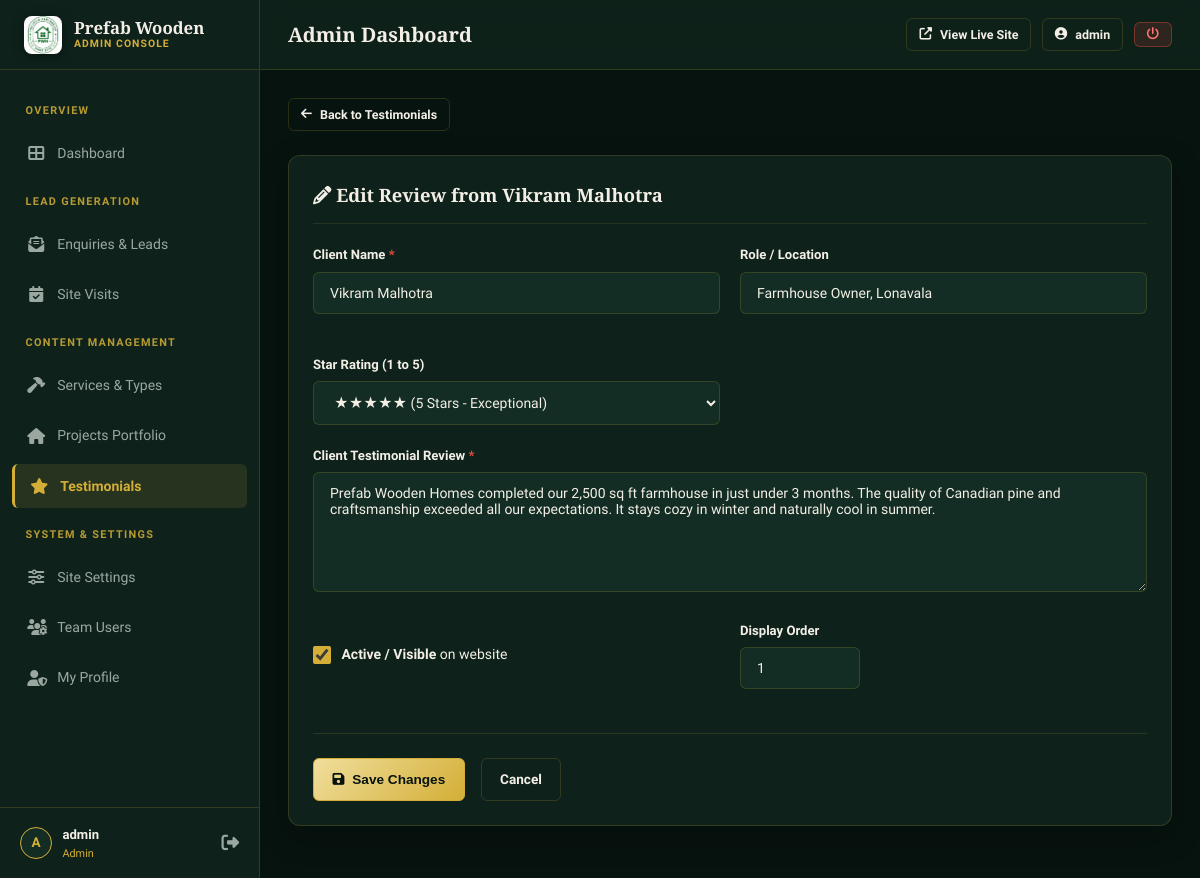
The app's page /admin/testimonial-edit.php?id=1 (signed in) with its own data.
### tables this page shows
CREATE TABLE IF NOT EXISTS `testimonials` (
    `id` INT UNSIGNED AUTO_INCREMENT PRIMARY KEY,
    `client_name` VARCHAR(100) NOT NULL,
    `client_role` VARCHAR(100) DEFAULT NULL,
    `testimonial_text` TEXT NOT NULL,
    `rating` TINYINT UNSIGNED DEFAULT 5,
    `is_active` TINYINT(1) DEFAULT 1,
    `sort_order` INT DEFAULT 0,
    `created_at` DATETIME NOT NULL DEFAULT CURRENT_TIMESTAMP
);

### includes/functions.php (called while the page is built, shortened)
<?php
function url(string $path = ''): string {
    $trimmed = ltrim($path, '/');
    return BASE_PATH . ($trimmed !== '' ? '/' . $trimmed : '/');
}

### admin/testimonial-edit.php (the view, shortened to what this page needs)
<?php
require_once __DIR__ . '/includes/admin-header.php';
$testimonialId = (int)($_GET['id'] ?? 0);
$isEditing = $testimonialId > 0;
$item = [
    'client_name' => '',
    'client_role' => '',
    'testimonial_text' => '',
    'rating' => 5,
    'sort_order' => 0,
    'is_active' => 1
];
try {
    $db = Database::getConnection();
    if ($isEditing) {
        $stmt = $db->prepare("SELECT * FROM testimonials WHERE id = :id LIMIT 1");
        $stmt->execute(['id' => $testimonialId]);
        $existing = $stmt->fetch();
        if ($existing) {
            $item = $existing;
        } else {
            setFlash('error', 'Testimonial not found.');
            header('Location: ' . url('admin/testimonials.php'));
            exit;
        }
    }
} catch (\Throwable $e) {
    $error = 'Database error: ' . $e->getMessage();
}
?>
<div style="margin-bottom: 1.5rem;">
    <a href="<?= url('admin/testimonials.php') ?>" class="adm-btn adm-btn--outline adm-btn--sm">
        <i class="fas fa-arrow-left"></i> Back to Testimonials
    </a>
</div>
<div class="adm-card">
    <div class="adm-card__header">
        <h2 class="adm-card__title">
            <i class="fas fa-<?= $isEditing ? 'pencil-alt' : 'plus-circle' ?>"></i>
            <?= $isEditing ? 'Edit Review from ' . htmlspecialchars($item['client_name']) : 'Add New Client Review' ?>
        </h2>
    </div>
    <form method="POST" action="">
        <div class="adm-form-grid">
            <div class="adm-form-group">
                <label for="clientName" class="adm-form-label">Client Name <span class="req">*</span></label>
                <input type="text" id="clientName" name="client_name" class="adm-input" required placeholder="e.g. Vikram Malhotra" value="<?= htmlspecialchars($item['client_name']) ?>">
            </div>
            <div class="adm-form-group">
                <label for="clientRole" class="adm-form-label">Role / Location</label>
                <input type="text" id="clientRole" name="client_role" class="adm-input" placeholder="e.g. Farmhouse Owner, Lonavala" value="<?= htmlspecialchars($item['client_role']) ?>">
            </div>
            <div class="adm-form-group">
                <label for="clientRating" class="adm-form-label">Star Rating (1 to 5)</label>
                <select id="clientRating" name="rating" class="adm-select">
                    <option value="5" <?= (int)$item['rating'] === 5 ? 'selected' : '' ?>>★★★★★ (5 Stars - Exceptional)</option>
                </select>
            </div>
        </div>
        <div class="adm-form-group">
            <label for="reviewText" class="adm-form-label">Client Testimonial Review <span class="req">*</span></label>
            <textarea id="reviewText" name="testimonial_text" class="adm-textarea" required placeholder="Write the client's verified quote and feedback..."><?= htmlspecialchars($item['testimonial_text']) ?></textarea>
        </div>
        <div class="adm-form-grid" style="align-items: center;">
            <div class="adm-form-group">
                <label class="adm-form-check">
                    <input type="checkbox" name="is_active" value="1" <?= $item['is_active'] ? 'checked' : '' ?>>
                    <span><strong>Active / Visible</strong> on website</span>
                </label>
            </div>
            <div class="adm-form-group">
                <label for="sortOrder" class="adm-form-label">Display Order</label>
                <input type="number" id="sortOrder" name="sort_order" class="adm-input" value="<?= (int)$item['sort_order'] ?>" style="max-width: 120px;">
            </div>
        </div>
        <div style="display: flex; gap: 1rem; margin-top: 1.5rem; border-top: 1px solid rgba(212, 175, 55, 0.15); padding-top: 1.5rem;">
            <button type="submit" class="adm-btn adm-btn--primary">
                <i class="fas fa-save"></i> <?= $isEditing ? 'Save Changes' : 'Save Testimonial' ?>
            </button>
            <a href="<?= url('admin/testimonials.php') ?>" class="adm-btn adm-btn--outline">Cancel</a>
        </div>
    </form>
</div>
<?php require_once __DIR__ . '/includes/admin-footer.php'; ?>

### admin/assets/css/admin.css (style rules this page uses)
:root { --adm-bg: #07130F; --adm-surface: #0E221B; --adm-surface-alt: #132D24; --adm-border: rgba(212, 175, 55, 0.18); --adm-border-hover: rgba(212, 175, 55, 0.4); --adm-text: #F3EFE6; --adm-text-muted: #9BA8A1; --adm-gold: #D4AF37; --adm-gold-light: #F0DE9C; --adm-gold-glow: rgba(212, 175, 55, 0.25); --adm-success: #2ECC71; --adm-warning: #E67E22; --adm-danger: #E74C3C; --adm-info: #3498DB; --adm-sidebar-w: 260px; --adm-header-h: 70px; --adm-radius: 12px; --adm-radius-sm: 6px; --adm-radius-pill: 9999px; --adm-transition: 0.25s cubic-bezier(0.2, 0.8, 0.2, 1); --font-sans: 'Plus Jakarta Sans', -apple-system, BlinkMacSystemFont, 'Segoe UI', Roboto, sans-serif; --font-serif: 'Playfair Display', Georgia, serif; }
*, *::before, *::after { box-sizing: border-box; margin: 0; padding: 0; }
body { font-family: var(--font-sans); background-color: var(--adm-bg); color: var(--adm-text); min-height: 100vh; display: flex; overflow-x: hidden; line-height: 1.6; }
a { color: inherit; text-decoration: none; }
.adm-card { background: var(--adm-surface); border: 1px solid var(--adm-border); border-radius: var(--adm-radius); padding: 1.5rem; margin-bottom: 1.5rem; box-shadow: 0 10px 30px rgba(0, 0, 0, 0.25); width: 100%; max-width: 100%; min-width: 0; box-sizing: border-box; overflow: hidden; }
.adm-card__header { display: flex; align-items: center; justify-content: space-between; flex-wrap: wrap; gap: 0.85rem; margin-bottom: 1.25rem; padding-bottom: 0.85rem; border-bottom: 1px solid rgba(212, 175, 55, 0.12); }
.adm-card__title { font-family: var(--font-serif); font-size: 1.15rem; font-weight: 700; color: var(--adm-text); }
.adm-btn { display: inline-flex; align-items: center; gap: 0.5rem; padding: 0.6rem 1.15rem; font-size: 0.85rem; font-weight: 600; border-radius: var(--adm-radius-sm); border: 1px solid transparent; cursor: pointer; transition: all var(--adm-transition); text-decoration: none; white-space: nowrap; }
.adm-btn--primary { background: linear-gradient(135deg, var(--adm-gold-light) 0%, var(--adm-gold) 100%); color: var(--adm-bg); border-color: var(--adm-gold); }
.adm-btn--outline { background: transparent; border-color: var(--adm-border); color: var(--adm-text); }
.adm-btn--sm { padding: 0.35rem 0.75rem; font-size: 0.78rem; }
.adm-form-group { margin-bottom: 1.25rem; }
.adm-form-label { display: block; font-size: 0.82rem; font-weight: 600; color: var(--adm-text); margin-bottom: 0.4rem; }
.adm-form-label span.req { color: var(--adm-danger); }
.adm-input, .adm-select, .adm-textarea { width: 100%; padding: 0.75rem 1rem; background: var(--adm-surface-alt); border: 1px solid var(--adm-border); border-radius: var(--adm-radius-sm); color: var(--adm-text); font-family: inherit; font-size: 0.875rem; outline: none; transition: border-color var(--adm-transition), box-shadow var(--adm-transition); }
.adm-textarea { min-height: 120px; resize: vertical; }
.adm-form-grid { display: grid; grid-template-columns: repeat(auto-fit, minmax(280px, 1fr)); gap: 1.25rem; }
.adm-form-check { display: flex; align-items: center; gap: 0.65rem; cursor: pointer; font-size: 0.875rem; user-select: none; }
.adm-form-check input[type="checkbox"] { width: 18px; height: 18px; accent-color: var(--adm-gold); cursor: pointer; }

### records on screen
testimonials: client_name "Vikram Malhotra", client_role "Farmhouse Owner, Lonavala", rating "★★★★★ (5 Stars - Exceptional)", testimonial_text "Prefab Wooden Homes completed our 2,500 sq ft farmhouse in just under 3 months. The quality of Canadian pine and craftsmanship exceeded all our expectations. It stays cozy in winter and naturally cool in summer.", is_active "☑", sort_order "1"

### other values on screen
substr($user['username'], 0, 1) "A"
$user['username'] "admin"
$user['role'] "Admin"
$pageTitle "Admin Dashboard"
